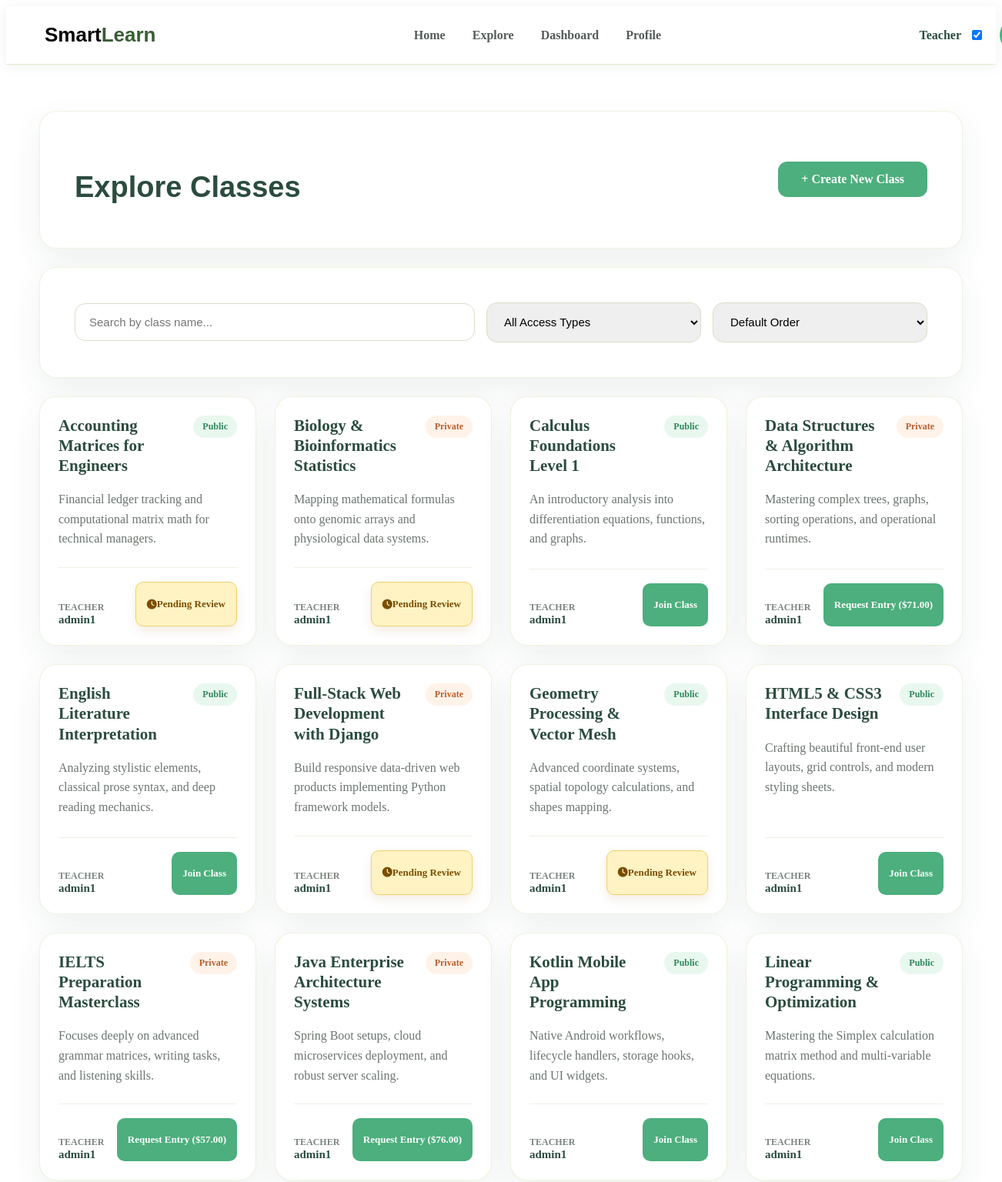
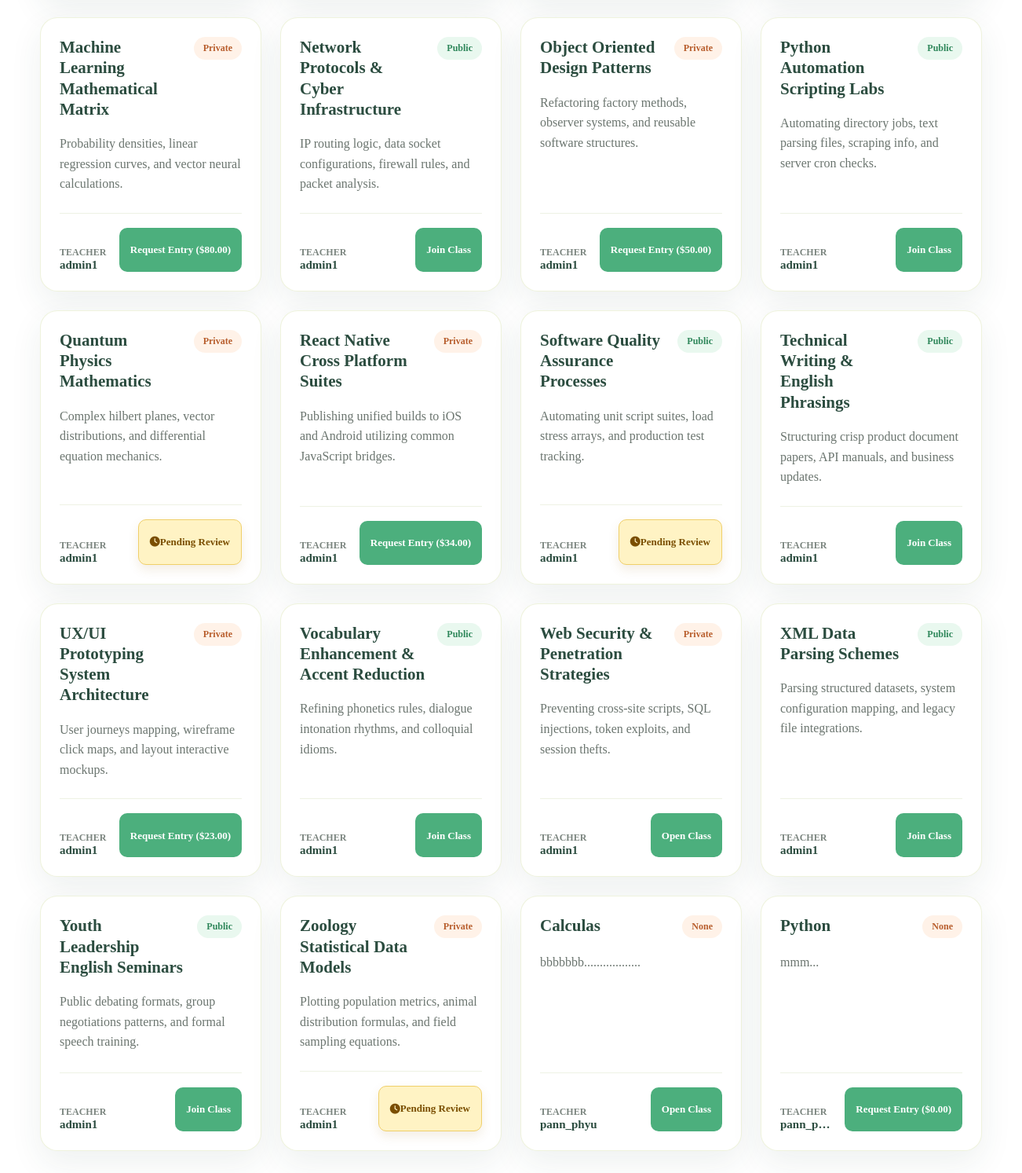
The page /browse/ on the database its author committed (2 pictures, top to bottom).
### smartlearnApp/models.py (models this page shows, shortened)
class Classroom(models.Model):
    SUBJECT_CHOICES = [
        ('math', 'Mathematics'),
        ('science', 'Science'),
        ('coding', 'Coding/IT'),
        ('languages', 'Languages'),
        ('arts', 'Arts & Design'),
    ]
    CLASS_TYPES = [
        ('public', 'Public'),
        ('private', 'Private'),
    ]
    class_id = models.AutoField(primary_key=True)
    owner = models.ForeignKey(User, on_delete=models.CASCADE, related_name='owned_classrooms', null=True, blank=True)
    title = models.CharField(max_length=255, null=True, blank=True)
    description = models.TextField()
    subject = models.CharField(max_length=50, choices=SUBJECT_CHOICES, default='math')
    class_type = models.CharField(max_length=20, choices=CLASS_TYPES, default='public', null=True, blank=True)
    price = models.DecimalField(max_digits=10, decimal_places=2, default=0.00)
    created_at = models.DateTimeField(auto_now_add=True)
    created_from_site = models.BooleanField(default=False)

### smartlearnApp/views.py (the view)
# urls.py: path('browse/', views.browse_classes, name='browse_classes'),
def browse_classes(request):
    current_user = get_mock_user(request)
    classrooms = Classroom.objects.all()
    search_query = request.GET.get('search', '')
    if search_query:
        classrooms = classrooms.filter(title__istartswith=search_query)
    visibility = request.GET.get('visibility', '')
    if visibility == 'public':
        classrooms = classrooms.filter(class_type='public')
    elif visibility == 'private':
        classrooms = classrooms.filter(class_type='private')
    sorting = request.GET.get('sorting', '')
    if sorting == 'az':
        classrooms = classrooms.order_by('title')
    elif sorting == 'za':
        classrooms = classrooms.order_by('-title')
    user_enrollments = Enrollment.objects.filter(student=current_user)
    joined_class_ids = user_enrollments.filter(classroom_id__in=classrooms, status='approved').values_list(
        'classroom_id', flat=True)
    pending_class_ids = user_enrollments.filter(classroom_id__in=classrooms, status='pending').values_list(
        'classroom_id', flat=True)
    context = {
        'classrooms': classrooms,
        'search_query': search_query,
        'visibility': visibility,
        'sorting': sorting,
        'joined_class_ids': list(joined_class_ids),
        'pending_class_ids': list(pending_class_ids),
        'current_user_name': current_user.username,
    }
    return render(request, 'browserClass.html', context)

### smartlearnApp/views.py (called while the page is built)
def get_mock_user(request=None):
    if request and request.user.is_authenticated:
        return request.user
    username = "TestUser"
    if request:
        username = request.POST.get('user') or request.GET.get('user') or 'TestUser'
    user, created = User.objects.get_or_create(username=username)
    return user

### smartlearnApp/templates/browserClass.html (shortened to what this page needs)
{% extends 'base.html' %}
{% block content %}
<div class="styled-card content-header-box">
    <div class="page-title-row">
        <h2 class="page-heading-large">Explore Classes</h2>
        <a href="{% url 'create_class' %}" class="btn-primary">+ Create New Class</a>
    </div>
</div>
<div class="styled-card filter-panel">
    <form method="GET" id="filterForm" action="{% url 'browse_classes' %}" class="filter-form">
        <div class="filter-row">
            <input
                type="text"
                name="search"
                id="searchInput"
                class="form-control search-input-width"
                placeholder="Search by class name..."
                value="{{ search_query }}"
                oninput="triggerInstantSearch()"
                autocomplete="off"
            >
            <select name="visibility" class="form-control select-input-width" onchange="document.getElementById('filterForm').submit()">
                <option value="">All Access Types</option>
            </select>
            <select name="sorting" class="form-control select-input-width" onchange="document.getElementById('filterForm').submit()">
                <option value="">Default Order</option>
            </select>
        </div>
    </form>
</div>
<div class="cards-grid">
    {% for classroom in classrooms %}
        <article class="styled-card class-card">
            <div class="class-card-header">
                <h3 class="class-card-title">{{ classroom.title }}</h3>
                <span class="status-badge {% if classroom.class_type == 'public' %}badge-public{% else %}badge-private{% endif %}">
                    {{ classroom.class_type|title }}
                </span>
            </div>
            <p class="class-card-desc">{{ classroom.description|truncatewords:20 }}</p>
            <div class="class-card-footer">
                <div class="teacher-info">
                    <span class="footer-text-small">Teacher</span>
                    <span class="footer-text-bold">{{ classroom.owner.username|default:"Unknown" }}</span>
                </div>
                <div class="card-actions">
                    {% if classroom.owner.username == current_user_name %}
                        <a href="{% url 'classroom_detail' classroom.class_id %}" class="btn-primary card-action-btn-small">Open</a>
                        <a href="{% url 'manage_enrollments' classroom.class_id %}" class="btn-secondary card-action-btn-small">Manage</a>
                        <a href="{% url 'delete_class' classroom.class_id %}" class="delete-link" onclick="return confirm('Are you sure you want to delete this class?');">Delete</a>
                    {% elif classroom.class_id in joined_class_ids %}
                        <a href="{% url 'classroom_detail' classroom.class_id %}" class="btn-primary card-action-btn-small">Open Class</a>
                    {% elif classroom.class_id in pending_class_ids %}
                        <span class="status-text-pending"><i class="fa-solid fa-clock"></i> Pending Review</span>
                    {% elif classroom.class_type == 'public' %}
                        <a href="{% url 'classroom_detail' classroom.class_id %}" class="btn-primary card-action-btn-small">Join Class</a>
                    {% else %}
                        <a href="{% url 'request_join_class' classroom.class_id %}" class="btn-primary card-action-btn-small">Request Entry (${{ classroom.price }})</a>
                    {% endif %}
                </div>
            </div>
        </article>
    {% empty %}
        <p class="empty-text-centered">No classrooms match your filter options.</p>
    {% endfor %}
</div>
{% endblock %}

### smartlearnApp/static/css/style.css (style rules this page uses)
.page-heading-large { font-family: "Raleway", sans-serif; font-size: 38px; font-weight: 800; color: #2b4c3f; margin-bottom: 12px; }
.styled-card { background: white; border-radius: 22px; padding: 45px; border: 1px solid rgba(228,235,198,0.6); box-shadow: 0 15px 40px rgba(43,76,63,0.08); }
.form-control { width:100%; padding:15px 18px; border-radius:14px; border:1px solid #d9dfc5; font-size:15px; transition:0.3s; }
select.form-control { height:52px; }
.btn-primary { background:#4CAF7D; color:white; text-decoration:none; padding:14px 30px; border:none; border-radius:12px; font-weight:700; cursor:pointer; transition:0.3s; }
.filter-form { width: 100%; }
.filter-row { display: flex !important; flex-direction: row; gap: 15px; align-items: center; width: 100%; }
.search-input-width { flex: 2; }
.select-input-width { flex: 1; }
.page-title-row { display: flex; align-items: center; justify-content: space-between; gap: 20px; }
.content-header-box, .filter-panel { margin-bottom: 24px; }
.cards-grid { display: grid; grid-template-columns: repeat(auto-fill, minmax(280px, 1fr)); gap: 24px; margin-top: 8px; }
.styled-card.class-card { display: flex; flex-direction: column; min-height: 260px; padding: 24px; }
.class-card-header { display: flex; align-items: flex-start; justify-content: space-between; gap: 16px; }
.class-card-title { color: #2b4c3f; font-size: 21px; font-weight: 800; line-height: 1.25; margin: 0; overflow-wrap: anywhere; }
.status-badge { flex: 0 0 auto; border-radius: 999px; font-size: 12px; font-weight: 800; padding: 7px 12px; }
.badge-public { background: #e9f8ef; color: #2f875b; }
.badge-private { background: #fff2e8; color: #b85e2d; }
.class-card-desc { color: #6b756f; line-height: 1.6; margin: 18px 0 24px; }
.class-card-footer { display: flex; align-items: flex-end; justify-content: space-between; gap: 18px; margin-top: auto; padding-top: 18px; border-top: 1px solid #eef2e4; }
.teacher-info { display: flex; flex-direction: column; min-width: 0; }
.footer-text-small { color: #7b857f; font-size: 12px; font-weight: 700; text-transform: uppercase; }
.footer-text-bold { color: #2b4c3f; font-size: 15px; font-weight: 800; overflow: hidden; text-overflow: ellipsis; white-space: nowrap; }
.card-actions { display: flex; align-items: center; justify-content: flex-end; flex-wrap: wrap; gap: 8px; margin-left: auto; min-width: 130px; text-align: right; }
.card-action-btn-small { display: inline-flex; align-items: center; justify-content: center; min-height: 38px; padding: 9px 14px; border-radius: 10px; font-size: 13px; line-height: 1.2; white-space: nowrap; }
.status-text-pending { display: inline-flex; align-items: center; justify-content: center; min-height: 38px; color: #7a4e00; background: #fff3c4; border: 1px solid #f0cf69; border-radius: 10px; box-shadow: 0 6px 14px rgba(155, 107, 24, 0.12); font-size: 13px; font-weight: 800; line-height: 1.2; padding: 9px 14px; white-space: nowrap; }

### rows shown on the page
Classroom: title "Accounting Matrices for Engineers", class_type "Public", description "Financial ledger tracking and computational matrix math for technical managers.", owner.username "admin1", shows "Pending Review"
Classroom: title "Biology & Bioinformatics Statistics", class_type "Private", description "Mapping mathematical formulas onto genomic arrays and physiological data systems.", owner.username "admin1", shows "Pending Review"
Classroom: title "Calculus Foundations Level 1", class_type "Public", description "An introductory analysis into differentiation equations, functions, and graphs.", owner.username "admin1", shows "Join Class"
Classroom: title "Data Structures & Algorithm Architecture", class_type "Private", description "Mastering complex trees, graphs, sorting operations, and operational runtimes.", owner.username "admin1", price "71.00"
Classroom: title "English Literature Interpretation", class_type "Public", description "Analyzing stylistic elements, classical prose syntax, and deep reading mechanics.", owner.username "admin1", shows "Join Class"
Classroom: title "Full-Stack Web Development with Django", class_type "Private", description "Build responsive data-driven web products implementing Python framework models.", owner.username "admin1", shows "Pending Review"
Classroom: title "Geometry Processing & Vector Mesh", class_type "Public", description "Advanced coordinate systems, spatial topology calculations, and shapes mapping.", owner.username "admin1", shows "Pending Review"
Classroom: title "HTML5 & CSS3 Interface Design", class_type "Public", description "Crafting beautiful front-end user layouts, grid controls, and modern styling sheets.", owner.username "admin1", shows "Join Class"
Classroom: title "IELTS Preparation Masterclass", class_type "Private", description "Focuses deeply on advanced grammar matrices, writing tasks, and listening skills.", owner.username "admin1", price "57.00"
Classroom: title "Java Enterprise Architecture Systems", class_type "Private", description "Spring Boot setups, cloud microservices deployment, and robust server scaling.", owner.username "admin1", price "76.00"
Classroom: title "Kotlin Mobile App Programming", class_type "Public", description "Native Android workflows, lifecycle handlers, storage hooks, and UI widgets.", owner.username "admin1", shows "Join Class"
Classroom: title "Linear Programming & Optimization", class_type "Public", description "Mastering the Simplex calculation matrix method and multi-variable equations.", owner.username "admin1", shows "Join Class"
Classroom: title "Machine Learning Mathematical Matrix", class_type "Private", description "Probability densities, linear regression curves, and vector neural calculations.", owner.username "admin1", price "80.00"
Classroom: title "Network Protocols & Cyber Infrastructure", class_type "Public", description "IP routing logic, data socket configurations, firewall rules, and packet analysis.", owner.username "admin1", shows "Join Class"
Classroom: title "Object Oriented Design Patterns", class_type "Private", description "Refactoring factory methods, observer systems, and reusable software structures.", owner.username "admin1", price "50.00"
Classroom: title "Python Automation Scripting Labs", class_type "Public", description "Automating directory jobs, text parsing files, scraping info, and server cron checks.", owner.username "admin1", shows "Join Class"
Classroom: title "Quantum Physics Mathematics", class_type "Private", description "Complex hilbert planes, vector distributions, and differential equation mechanics.", owner.username "admin1", shows "Pending Review"
Classroom: title "React Native Cross Platform Suites", class_type "Private", description "Publishing unified builds to iOS and Android utilizing common JavaScript bridges.", owner.username "admin1", price "34.00"
Classroom: title "Software Quality Assurance Processes", class_type "Public", description "Automating unit script suites, load stress arrays, and production test tracking.", owner.username "admin1", shows "Pending Review"
Classroom: title "Technical Writing & English Phrasings", class_type "Public", description "Structuring crisp product document papers, API manuals, and business updates.", owner.username "admin1", shows "Join Class"
Classroom: title "UX/UI Prototyping System Architecture", class_type "Private", description "User journeys mapping, wireframe click maps, and layout interactive mockups.", owner.username "admin1", price "23.00"
Classroom: title "Vocabulary Enhancement & Accent Reduction", class_type "Public", description "Refining phonetics rules, dialogue intonation rhythms, and colloquial idioms.", owner.username "admin1", shows "Join Class"
Classroom: title "Web Security & Penetration Strategies", class_type "Private", description "Preventing cross-site scripts, SQL injections, token exploits, and session thefts.", owner.username "admin1", shows "Open Class"
Classroom: title "XML Data Parsing Schemes", class_type "Public", description "Parsing structured datasets, system configuration mapping, and legacy file integrations.", owner.username "admin1", shows "Join Class"
Classroom: title "Youth Leadership English Seminars", class_type "Public", description "Public debating formats, group negotiations patterns, and formal speech training.", owner.username "admin1", shows "Join Class"
Classroom: title "Zoology Statistical Data Models", class_type "Private", description "Plotting population metrics, animal distribution formulas, and field sampling equations.", owner.username "admin1", shows "Pending Review"
Classroom: title "Calculas", class_type "None", description "bbbbbbb..................", owner.username "pann_phyu", shows "Open Class"
Classroom: title "Python", class_type "None", description "mmm...", owner.username "pann_p…", price "0.00"
